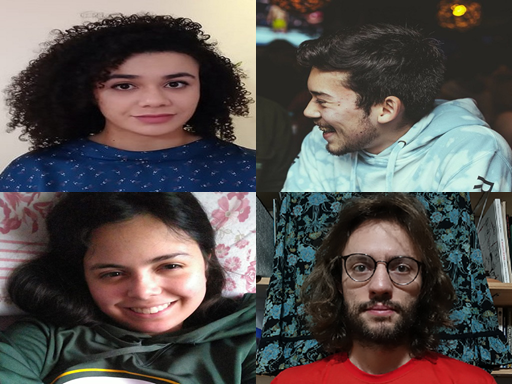
#> input picture arquivos/img/grupo/grupo.png, 512 x 384 px, found by its file name
$ jupyter execute Lab4_ImageDWT_Grupo.ipynb   (shell and % lines are left out)
#> lines starting #> are read from the running program, lines starting #| are printed output that depends on the picture
# ESTI019 - QS2021 - CSM - Lab4

# Lab4 - Codificação de Imagem com DWT

A. Objetivos:

1.   Efetuar a Codificação de Imagem e a Decodificação por DWT e IDWT
2.   Testar funções de Codificação Multinível
3.   Verificar a taxa de compressão só com a Componente de Aproximação

[cell 1]
import numpy as np
import cv2 as cv
import pywt
import pywt.data
import matplotlib.image as mpimg
import matplotlib.pyplot as plt

B. Monte o seu google drive e verifique os seus arquivos:

[cell 2]
from google.colab import drive
drive.mount('/content/drive/')

C. Codificação de Luminância (P&B) com DWT para a Pimentas

[cell 3]
img = mpimg.imread('drive/My Drive/CSM_2021.3/Lab.4_GP/grupo.png')
#> img is the input picture: shape (384, 512, 3) float32; mean R, G, B 0.34, 0.316, 0.308
print(img.shape)
#| (384, 512, 3)
img_gray = cv.cvtColor(img, cv.COLOR_RGB2GRAY)


coefs2 = pywt.dwt2(img_gray,'haar', mode='periodization')  #1 nível de DWT
(cA, (cH, cV, cD)) = coefs2 #Separando os coeficientes
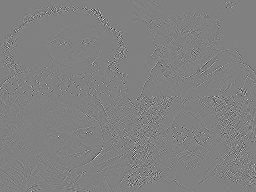
#> cD: shape (192, 256) float32; min -0.29, max 0.284, mean -9.75e-06; drawn with min black and max white
imgr = pywt.idwt2(coefs2, 'haar', mode = 'periodization')  #1 nível de IDWT

plt.figure(figsize=(10,10))
plt.subplot(2,2,1)
plt.imshow(cA,'gray'); plt.title("CA - Aproximação")
plt.subplot(2,2,2)
plt.imshow(cV,'gray'); plt.title("CV - Bordas Verticais")
plt.subplot(2,2,3)
plt.imshow(cH,'gray'); plt.title("CH - Bordas Horizontais")
plt.subplot(2,2,4)
plt.imshow(cD,'gray'); plt.title("CD - Bordas Diagonais")

C.1 Cálculo do Erro Quadrático Médio (MSE) e da Relação Sinal Ruído de Pico (PSNR)

a) A MSE é obtida calculando somando-se o erro quadrático de reconstrução pixel a pixel entre a Imagem Original (O) da Reconstruída (R) e normalizando pela dimensão (LxA) da imagem:

$ MSE = \frac{1}{LA}{\sum_{i=0}^L}{\sum_{j=0}^A [O(i,j) - R(i,j)]^2}$

b) A SNR de pico (PSNR) é definida para cada plano componente da imagem como:

$ PSNR = 10.log_{10} \left( \frac{{MAX_I}^2}{MSE} \right) $

sendo $MAX_I$ o valor máximo do pixel, que para 8 bits equivale a 255, logo:

$ PSNR = 20.log_{10}(255) - 10.log_{10} (MSE) $

OBS.: Para uma imagem RGB, $ MSE = MSE_R + MSE_G + MSE_B $, sendo similar definiação para YCrCb e HSV

[cell 4]
# Calculo da MSE P&B
A, L, Camadas = img.shape
#> A = 384; L = 512; Camadas = 3
dif = img_gray - imgr
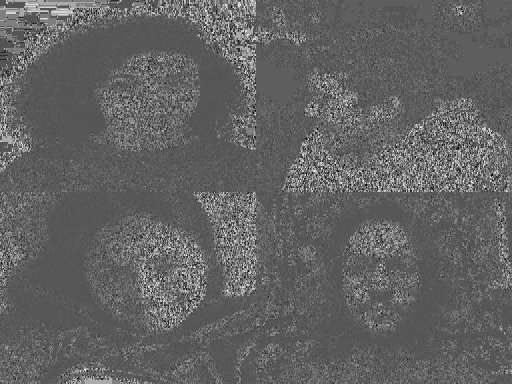
#> dif: shape (384, 512) float32; min -1.19e-07, max 2.38e-07, mean 2.03e-08; drawn with min black and max white
MSE_gray = np.sum(np.matmul(dif,np.transpose(dif)))/(A*L)
#> MSE_gray = 1.71e-13
print("MSE_Y = {:.2e}".format(MSE_gray))
#| MSE_Y = 1.71e-13
PSNR_Y = 20*np.log10(255) - 10*np.log10(MSE_gray)
#> PSNR_Y = 175.8
print("PSNR_Luma = {:.2f} dB".format(PSNR_Y))
#| PSNR_Luma = 175.80 dB
plt.figure(figsize=(20,10))
infograf = "Imagem Reconstruída de Luminância (Y) com PSNR = " + str(np.uint8(PSNR_Y)) + ' dB'
plt.subplot(1,2,1); plt.imshow(img_gray,'gray'); plt.title("Imagem Original P&B")
plt.subplot(1,2,2); plt.imshow(imgr,'gray'); plt.title(infograf)

D. Teste das Funções de Multiresolução wavedec2() e waverec2()

[cell 5]
C = pywt.wavedec2(img_gray,'haar', mode = 'symmetric', level=2) # Dois níveis de decomposição DWT
#> C = 3 items
imgr2 = pywt.waverec2(C, 'haar', mode = 'symmetric') # Dois níveis de IDWT

# Para extrair os coeficientes de cada nível
cA2 = C[0]  # Coeficientes de Aproximação nível 2
(cH1, cV1, cD1) = C[-1] # Coeficientes de Detalhes nível 1
(cH2, cV2, cD2) = C[-2] # Coeficientes de Detalhes nível 2
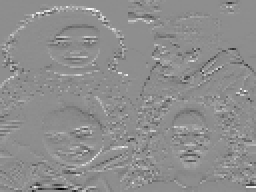
#> cH2: shape (96, 128) float32 (shown 2 times larger); min -1.38, max 1.1, mean -0.00171; drawn with min black and max white
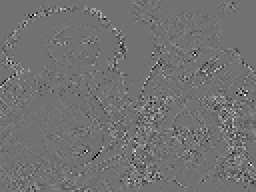
#> cD2: shape (96, 128) float32 (shown 2 times larger); min -0.539, max 0.668, mean 0.000878; drawn with min black and max white

# Imagem Original
img_gray = cv.cvtColor(img, cv.COLOR_BGR2GRAY)
print(img_gray.shape)
#| (384, 512)
# Plot dos coeficientes do nível 2
plt.figure(figsize=(5,5))
plt.subplot(2,2,1)
plt.imshow(cA2, 'gray'); plt.title('Ap. N2: CA2')
plt.subplot(2,2,2)
plt.imshow(cV2, 'gray'); plt.title('B. V. N2: CV2')
plt.subplot(2,2,3)
plt.imshow(cH2, 'gray'); plt.title('B. H. N2: CH2')
plt.subplot(2,2,4)
plt.imshow(cD2, 'gray'); plt.title('B. D. N2: CD2')

# Plot Original e Reconstrução
plt.figure(figsize=(20,10))
plt.subplot(1,2,1); plt.imshow(img_gray,'gray'); plt.title('Imagem Original')
plt.subplot(1,2,2); plt.imshow(imgr2,'gray'); plt.title('Imagem Reconstruída')

E. Efetuar uma "Montagem" com wavedec2() e wavedecn()

1º Nível

[cell 6]
CV1 = cV1.copy()
CH1 = cH1.copy()
CD1 = cD1.copy()

2º Nível

[cell 7]
CA2 = cA2.copy()
CH2 = cH2.copy()
CV2 = cV2.copy()
CD2 = cD2.copy()
# Matriz Final Completa
CA1 = np.bmat([[CA2,CV2],[CH2,CD2]])
CC = np.bmat([[CA1,CV1],[CH1,CD1]])
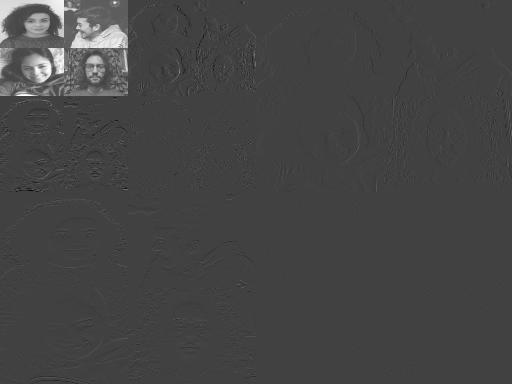
#> CC: shape (384, 512) float32; min -1.38, max 3.99, mean 0.0806; drawn with min black and max white

[cell 8]
plt.figure(figsize=(20,20))
plt.imshow(CC,'gray')
plt.title('Codificação de Imagem em multinível com função wavedec2()')

F. Reconstrução de Imagem Colorida

[cell 9]
# Imagem Original

plt.figure(figsize=(20,20))
plt.imshow(img); plt.title("Imagem Original")

# Codificação por planos de cores
# Plano Vermelho
coefs_R = pywt.dwt2(img[:,:,0],'haar', mode='periodization')  #1 nível de DWT R
(cA_R, (cH_R, cV_R, cD_R)) = coefs_R #Separando os coeficientes
cr_R = pywt.idwt2(coefs_R, 'haar', mode = 'periodization')  #1 nível de IDWT R
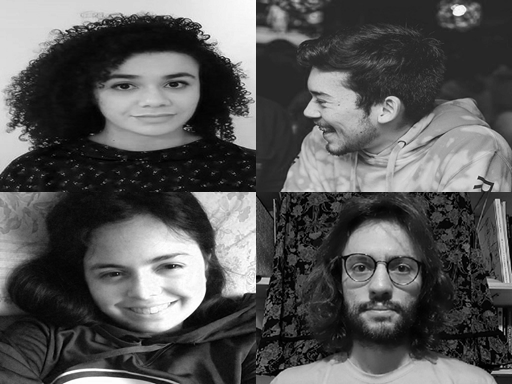
#> cr_R: shape (384, 512) float32; min -1.49e-08, max 1, mean 0.34; drawn with min black and max white

plt.figure(figsize=(20,20))
plt.subplot(2,2,1)
plt.imshow(cA_R,'Reds_r'); plt.title("CA_Red - Aproximação")
plt.subplot(2,2,2)
plt.imshow(cV_R,'Reds_r'); plt.title("CV_Red - Bordas Verticais")
plt.subplot(2,2,3)
plt.imshow(cH_R,'Reds_r'); plt.title("CH_Red - Bordas Horizontais")
plt.subplot(2,2,4)
plt.imshow(cD_R,'Reds_r'); plt.title("CD_Red - Bordas Diagonais")

plt.figure(figsize=(20,20))
plt.imshow(cr_R, 'Reds_r'); plt.title("Imagem Reconstruída Red")

[cell 10]
# Plano Verde
coefs_G = pywt.dwt2(img[:,:,1],'haar', mode='periodization')  #1 nível de DWT G
(cA_G, (cH_G, cV_G, cD_G)) = coefs_G #Separando os coeficientes
cr_G = pywt.idwt2(coefs_G, 'haar', mode = 'periodization')  #1 nível de IDWT G

plt.figure(figsize=(20,20))
plt.subplot(2,2,1)
plt.imshow(cA_G,'Greens_r'); plt.title("CA_Green - Aproximação")
plt.subplot(2,2,2)
plt.imshow(cV_G,'Greens_r'); plt.title("CV_Green - Bordas Verticais")
plt.subplot(2,2,3)
plt.imshow(cH_G,'Greens_r'); plt.title("CH_Green - Bordas Horizontais")
plt.subplot(2,2,4)
plt.imshow(cD_G,'Greens_r'); plt.title("CD_Green - Bordas Diagonais")

plt.figure(figsize=(20,20))
plt.imshow(cr_G, 'Greens_r'); plt.title("Imagem Reconstruída Green")

[cell 11]
# Plano Azul
coefs_B = pywt.dwt2(img[:,:,2],'haar', mode='periodization')  #1 nível de DWT B
(cA_B, (cH_B, cV_B, cD_B)) = coefs_B #Separando os coeficientes
cr_B = pywt.idwt2(coefs_B, 'haar', mode = 'periodization')  #1 nível de IDWT B
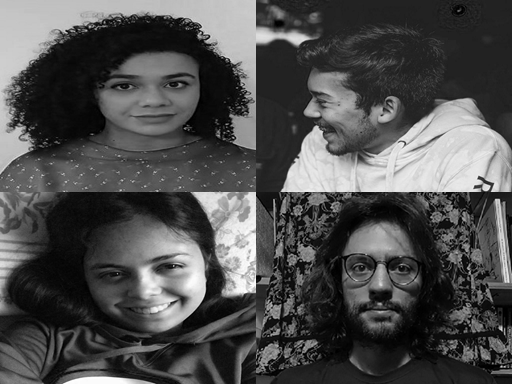
#> cr_B: shape (384, 512) float32; min -1.49e-08, max 1, mean 0.309; drawn with min black and max white

plt.figure(figsize=(20,20))
plt.subplot(2,2,1)
plt.imshow(cA_B,'Blues_r'); plt.title("CA_Blue - Aproximação")
plt.subplot(2,2,2)
plt.imshow(cV_B,'Blues_r'); plt.title("CV_Blue - Bordas Verticais")
plt.subplot(2,2,3)
plt.imshow(cH_B,'Blues_r'); plt.title("CH_Blue - Bordas Horizontais")
plt.subplot(2,2,4)
plt.imshow(cD_B,'Blues_r'); plt.title("CD_Blue - Bordas Diagonais")

plt.figure(figsize=(20,20))
plt.imshow(cr_B, 'Blues_r'); plt.title("Imagem Reconstruída Blue")

[cell 12]
# Reconstrução Nível 1 Colorida
A1, L1 = cA_R.shape
#> A1 = 192; L1 = 256
imgrec1 = np.zeros((A1,L1,3))
imgrec1[:,:,0] = cA_R.copy()
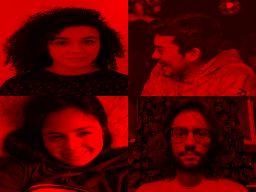
#> imgrec1: shape (192, 256, 3) float64; mean of channels 0, 1, 2 0.681, 0, 0; drawn with min black and max white
imgrec1[:,:,1] = cA_G.copy()
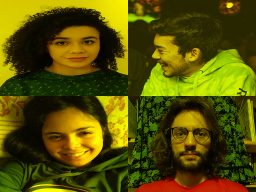
#> imgrec1: shape (192, 256, 3) float64; mean of channels 0, 1, 2 0.681, 0.633, 0; drawn with min black and max white
imgrec1[:,:,2] = cA_B.copy()
plt.figure(figsize=(10,10))
plt.imshow(imgrec1); plt.title("Imagem Reconstruída DWT/IDWT Nível 1")
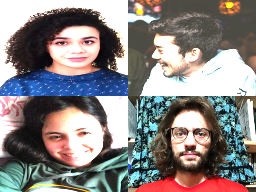
#> shown: shape (192, 256, 3) float64; mean R, G, B 0.54, 0.516, 0.513

G. Salvando as Aproximações e depois fazendo download dos arquivos, calcular a taxa de compressão com o original

[cell 13]
# obtenha aproximação de NÍVEL 1 e converte para inteiro
C1 = pywt.wavedec2(img_gray,'haar', mode = 'symmetric', level=1) # Um nível de decomposição DWT
#> C1 = 2 items
CA1_ = 255 * C1[0] / np.abs(C1[0]).max()
CA1_ = CA1_.astype(int)

# aproximação de NÍVEL 2 - ja´obtido no item (D) e converte para inteiro
CA2_ = 255 * cA2 / np.abs(cA2).max()
CA2_ = CA2_.astype(int)

# Salva no drive
cv.imwrite('drive/My Drive/CSM_2021.3/Lab.4_GP/grupo_DWT_N1_Y.bmp', CA1_) # Aproximação Nível 1 só Y
cv.imwrite('drive/My Drive/CSM_2021.3/Lab.4_GP/grupo_DWT_N2_Y.bmp', CA2_) # Aproximação Nível 2 só Y
#> Out = True

H. Gravando o Arquivo Codificado DWT/IDWT nível 1 Colorido, calcular a taxa de compressão com o original

[cell 14]
# Aproximação Nível 1 Colorida
# converte RGB para BGR e converte para inteiro
imgrec1_ = np.zeros((A1,L1,3))
imgrec1_[:,:,0] = imgrec1[:,:,2]
imgrec1_[:,:,1] = imgrec1[:,:,1]
imgrec1_[:,:,2] = imgrec1[:,:,0]
imgrec1_ = ( 255 * imgrec1_ / np.abs(imgrec1_).max() ).astype(int)

# Salva no drive
cv.imwrite('drive/My Drive/CSM_2021.3/Lab.4_GP/grupo_DWT_N1_colorida.bmp', imgrec1_) # Gravando Aproximação Nível 1 Colorida
#> Out = True

I. Reconstrução da Imagem colorida e Cálculo da MSE de cada plano de cor e da PSNR total

[cell 15]
# Reconstrução Colorida Original
A,L = imgr2.shape
imgrec = np.zeros((A,L,3))
imgrec[:,:,0] = cr_R.copy()
imgrec[:,:,1] = cr_G.copy()
imgrec[:,:,2] = cr_B.copy()

# Calculo do MSE colorida
dif2 = img - imgrec
MSE_R = np.sum(np.matmul(dif2[:,:,0],np.transpose(dif2[:,:,0])))/(A*L) # Erro Quadrático Médio plano R
#> MSE_R = 1.91e-13
MSE_G = np.sum(np.matmul(dif2[:,:,1],np.transpose(dif2[:,:,1])))/(A*L) # Erro Quadrático Médio plano G
#> MSE_G = 1.61e-13
MSE_B = np.sum(np.matmul(dif2[:,:,2],np.transpose(dif2[:,:,2])))/(A*L) # Erro Quadrático Médio plano B
#> MSE_B = 1.77e-13
print("MSE_Red= {:.2e}".format(MSE_R), " MSE_Green= {:.2e}".format(MSE_G), " MSE_Blue= {:.2e}".format(MSE_B))
#| MSE_Red= 1.91e-13  MSE_Green= 1.61e-13  MSE_Blue= 1.77e-13

# Cálculo da SNR de pico colorida (PSNR), 3 camadas R, G e B
PSNR = 20*np.log10(255) - 10*np.log10(MSE_R + MSE_G + MSE_B)
#> PSNR = 170.9
print("PSNR total = {:.2f} dB".format(PSNR))
#| PSNR total = 170.89 dB

plt.figure(figsize=(20,20))
infograf2 = "Imagem Reconstruída com PSNR total = " + str(np.uint8(PSNR)) + ' dB'
plt.imshow(imgrec); plt.title(infograf2)
